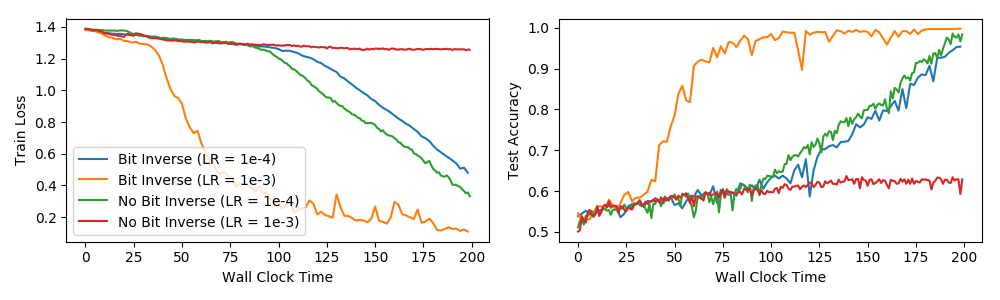

Source code (Python):
import numpy as np
import pandas as pd
import seaborn as sns
import matplotlib.pyplot as plt

bit_inverse = pd.read_csv("../results/1556823778/metrics.tsv", sep="\t")
no_bit_inverse = pd.read_csv("../results/1557020399/metrics.tsv", sep="\t")
bit_inverse_lr = pd.read_csv("../results/1557330872/metrics.tsv", sep="\t")
no_bit_inverse_lr = pd.read_csv("../results/1557103447/metrics.tsv", sep="\t")

bit_inverse = bit_inverse.iloc[:min(100, len(bit_inverse))]
no_bit_inverse = no_bit_inverse.iloc[:min(200, len(no_bit_inverse))]
bit_inverse_lr = bit_inverse_lr.iloc[:min(100, len(bit_inverse_lr))]
no_bit_inverse_lr = no_bit_inverse_lr.iloc[:min(200, len(no_bit_inverse_lr))]

fig, axes = plt.subplots(1, 2, figsize=(10,3))

axes[0].plot(np.arange(0, 2*len(bit_inverse), 2), bit_inverse[["train.loss"]], label="Bit Inverse (LR = 1e-4)")
axes[0].plot(np.arange(0, 2*len(bit_inverse_lr), 2), bit_inverse_lr[["train.loss"]], label="Bit Inverse (LR = 1e-3)")
axes[0].plot(no_bit_inverse[["train.loss"]], label="No Bit Inverse (LR = 1e-4)")
axes[0].plot(no_bit_inverse_lr[["train.loss"]], label="No Bit Inverse (LR = 1e-3)")
axes[0].set_xlabel("Wall Clock Time")
axes[0].set_ylabel("Train Loss")
axes[0].legend(loc="lower left")

axes[1].plot(np.arange(0, 2*len(bit_inverse), 2), bit_inverse[["val.mjpeg_acc"]], label="Bit Inverse (LR = 1e-4)")
axes[1].plot(np.arange(0, 2*len(bit_inverse_lr), 2), bit_inverse_lr[["val.mjpeg_acc"]], label="Bit Inverse (LR = 1e-3)")
axes[1].plot(no_bit_inverse[["val.mjpeg_acc"]], label="No Bit Inverse (LR = 1e-4)")
axes[1].plot(no_bit_inverse_lr[["val.mjpeg_acc"]], label="No Bit Inverse (LR = 1e-3)")
axes[1].set_xlabel("Wall Clock Time")
axes[1].set_ylabel("Test Accuracy")
#axes[1].legend(loc="lower right")

plt.tight_layout()
plt.savefig("make_bit_inverse.png")
